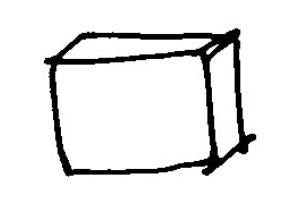
#> input picture data/sample_drawn_shapes/sample_0.png, 290 x 214 px
$ python -i standardize_img_shape.py   (imports and definitions only)
#> lines starting #> are read from the running program, lines starting #| are printed output that depends on the picture; after the words box and inside, x2 and y2 are one past the last pixel; in counts of white or black regions, pixels touching at a corner belong together

# returns a cropped image bounded at the max height/width of the convex hull
def crop_to_convex_hull(original, chull, margin=0):
    import numpy as np
    orig_row_max, orig_col_max = np.shape(original)
    [rows, columns] = np.where(chull)
    row1 = min(rows)
    row2 = max(rows)
    col1 = min(columns)
    col2 = max(columns)

    # add margin
    if margin > 0:
        if (row1 - margin) >= 0:
            row1 = row1 - margin
        if (row2 + margin) <= orig_row_max:
            row2 = row2 + margin
        if (col1 - margin) >= 0:
            col1 = col1 - margin
        if (col2 + margin) <= orig_col_max:
            col2 = col2 + margin
    cropped_image = original[row1:row2, col1:col2]
    return cropped_image


# loads raw scan from filepath, filters and crops, returns image as object
def run_convex_hull(filepath, debug=False):
#> called with filepath = '../data/sample_drawn_shapes/sample_0.png', debug = False
    import matplotlib.pyplot as plt

    from skimage.morphology import convex_hull_image
    from skimage import feature

    from skimage import io, filters
    from skimage.color import rgba2rgb, rgb2gray
    # Load the image
    image = io.imread(filepath)
#> image is the input picture: shape (214, 290, 4); mean R, G, B, A 232.2, 232.2, 232.2, 255
    image = rgb2gray(rgba2rgb(image))
#> image: shape (214, 290) float64

    # CANNY
    # Compute the Canny filter for two values of sigma
    edges1 = feature.canny(image)
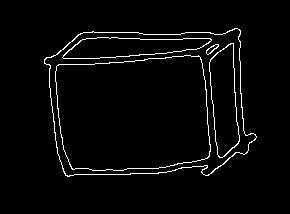
#> edges1: shape (214, 290) bool; 3% white in thin lines or dots, all inside (x1, y1, x2, y2) = (44, 28, 257, 177)
    edges2 = feature.canny(image, sigma=3)
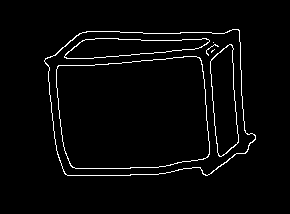
#> edges2: shape (214, 290) bool; 2.9% white in thin lines or dots, all inside (x1, y1, x2, y2) = (44, 29, 256, 176)

    image = edges2
    chull = convex_hull_image(image)
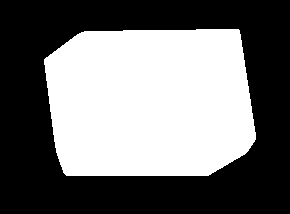
#> chull: shape (214, 290) bool; 44.9% white; 1 white region, box (x1, y1, x2, y2) and area: (44, 29, 256, 176) 27890
    cropped_image = crop_to_convex_hull(image, chull, margin=15)
#> in crop_to_convex_hull, `row1 = min(rows)`: row1 = 29
#> in crop_to_convex_hull, `row2 = max(rows)`: row2 = 175
#> in crop_to_convex_hull, `col1 = min(columns)`: col1 = 44
#> in crop_to_convex_hull, `col2 = max(columns)`: col2 = 255
#> in crop_to_convex_hull, `row1 = row1 - margin`: row1 = 14
#> in crop_to_convex_hull, `row2 = row2 + margin`: row2 = 190
#> in crop_to_convex_hull, `col1 = col1 - margin`: col1 = 29
#> in crop_to_convex_hull, `col2 = col2 + margin`: col2 = 270
#> in crop_to_convex_hull, `cropped_image = original[row1:row2, col1:col2]`:
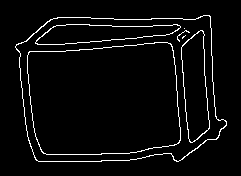
#> cropped_image: shape (176, 241) bool; 4.2% white in thin lines or dots, all inside (x1, y1, x2, y2) = (15, 15, 227, 162)
    return cropped_image

>>> result = run_convex_hull('../data/sample_drawn_shapes/sample_0.png')

$ run again, on data/sample_drawn_shapes/sample_1.png
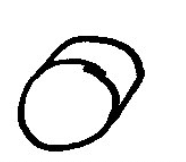
#> input picture data/sample_drawn_shapes/sample_1.png, 186 x 162 px
#> in run_convex_hull, image is the input picture: shape (162, 186, 4); mean R, G, B, A 229.2, 229.2, 229.2, 255
#> image: shape (162, 186) float64
#> in run_convex_hull, `edges1 = feature.canny(image)`:
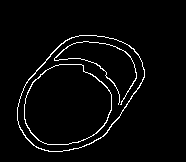
#> edges1: shape (162, 186) bool; 3.3% white in thin lines or dots, all inside (x1, y1, x2, y2) = (17, 35, 145, 152)
#> chull: shape (162, 186) bool; 36.3% white; 1 white region, box (x1, y1, x2, y2) and area: (17, 35, 145, 152) 10929
#> rows = 10929 values from 35 to 151; columns = 10929 values, max 144 at index 2650, min 17 at index 6685, mean 78.52
#> in crop_to_convex_hull, `row1 = min(rows)`: row1 = 35
#> row2 = 151
#> in crop_to_convex_hull, `col1 = min(columns)`: col1 = 17
#> in crop_to_convex_hull, `col2 = max(columns)`: col2 = 144
#> in crop_to_convex_hull, `row1 = row1 - margin`: row1 = 20
#> in crop_to_convex_hull, `col1 = col1 - margin`: col1 = 2
#> in crop_to_convex_hull, `col2 = col2 + margin`: col2 = 159
#> in crop_to_convex_hull, `cropped_image = original[row1:row2, col1:col2]`:
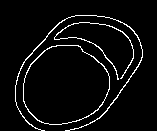
#> cropped_image: shape (131, 157) bool; 4.8% white in thin lines or dots, all inside (x1, y1, x2, y2) = (15, 15, 143, 131)

$ run again, on data/sample_drawn_shapes/sample_10.png
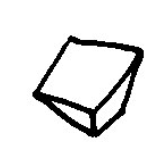
#> input picture data/sample_drawn_shapes/sample_10.png, 162 x 144 px
#> in run_convex_hull, image is the input picture: shape (144, 162, 4); mean R, G, B, A 228.4, 228.4, 228.4, 255
#> image: shape (144, 162) float64
#> in run_convex_hull, `edges1 = feature.canny(image)`:
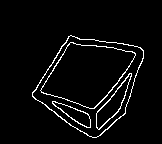
#> edges1: shape (144, 162) bool; 4.1% white in thin lines or dots, all inside (x1, y1, x2, y2) = (32, 35, 144, 138)
#> edges2: shape (144, 162) bool; 4% white in thin lines or dots, all inside (x1, y1, x2, y2) = (33, 35, 144, 137)
#> chull: shape (144, 162) bool; 33.4% white; 1 white region, box (x1, y1, x2, y2) and area: (33, 35, 144, 137) 7785
#> rows = 7785 values from 35 to 136; columns = 7785 values, max 143 at index 914, min 33 at index 4618, mean 89.81
#> in crop_to_convex_hull, `row1 = min(rows)`: row1 = 35
#> row2 = 136
#> in crop_to_convex_hull, `col1 = min(columns)`: col1 = 33
#> in crop_to_convex_hull, `col2 = max(columns)`: col2 = 143
#> in crop_to_convex_hull, `row1 = row1 - margin`: row1 = 20
#> in crop_to_convex_hull, `col1 = col1 - margin`: col1 = 18
#> in crop_to_convex_hull, `col2 = col2 + margin`: col2 = 158
#> in crop_to_convex_hull, `cropped_image = original[row1:row2, col1:col2]`:
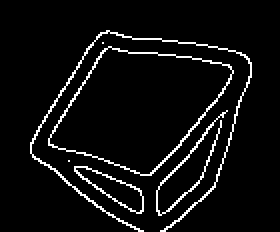
#> cropped_image: shape (116, 140) bool (shown 2 times larger); 5.6% white in thin lines or dots, all inside (x1, y1, x2, y2) = (15, 15, 126, 116)

$ run again, on data/sample_drawn_shapes/sample_11.png
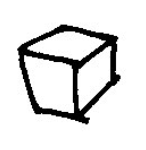
#> input picture data/sample_drawn_shapes/sample_11.png, 146 x 150 px
#> in run_convex_hull, image is the input picture: shape (150, 146, 4); mean R, G, B, A 224.9, 224.9, 224.9, 255
#> image: shape (150, 146) float64
#> in run_convex_hull, `edges1 = feature.canny(image)`:
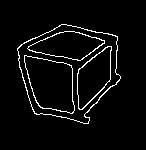
#> edges1: shape (150, 146) bool; 4.3% white in thin lines or dots, all inside (x1, y1, x2, y2) = (17, 24, 121, 124)
#> edges2: shape (150, 146) bool; 4.1% white in thin lines or dots, all inside (x1, y1, x2, y2) = (18, 24, 120, 124)
#> chull: shape (150, 146) bool; 36.5% white; 1 white region, box (x1, y1, x2, y2) and area: (18, 24, 120, 124) 7991
#> rows = 7991 values from 24 to 123; columns = 7991 values, max 119 at index 3619, min 18 at index 1600, mean 68.94
#> in crop_to_convex_hull, `row1 = min(rows)`: row1 = 24
#> in crop_to_convex_hull, `row2 = max(rows)`: row2 = 123
#> in crop_to_convex_hull, `col1 = min(columns)`: col1 = 18
#> in crop_to_convex_hull, `col2 = max(columns)`: col2 = 119
#> in crop_to_convex_hull, `row1 = row1 - margin`: row1 = 9
#> in crop_to_convex_hull, `row2 = row2 + margin`: row2 = 138
#> in crop_to_convex_hull, `col1 = col1 - margin`: col1 = 3
#> in crop_to_convex_hull, `col2 = col2 + margin`: col2 = 134
#> in crop_to_convex_hull, `cropped_image = original[row1:row2, col1:col2]`:
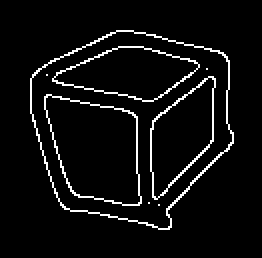
#> cropped_image: shape (129, 131) bool (shown 2 times larger); 5.3% white in thin lines or dots, all inside (x1, y1, x2, y2) = (15, 15, 117, 115)
